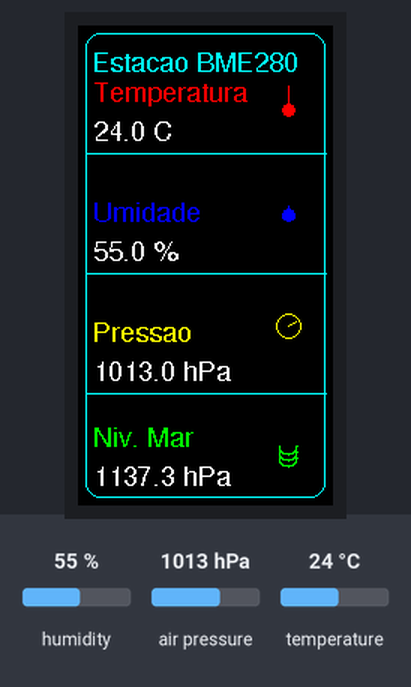
The sketch below on a simulated ESP32. Parts: 170×320 colour display. Inputs (shaded band) come from the test bench; at power-on: humidity 55 %, temperature 24 °C, air pressure 1013 hPa.

Above: at 1.4 s.
1.5 s: humidity set to 22 %
At 5.9 s:
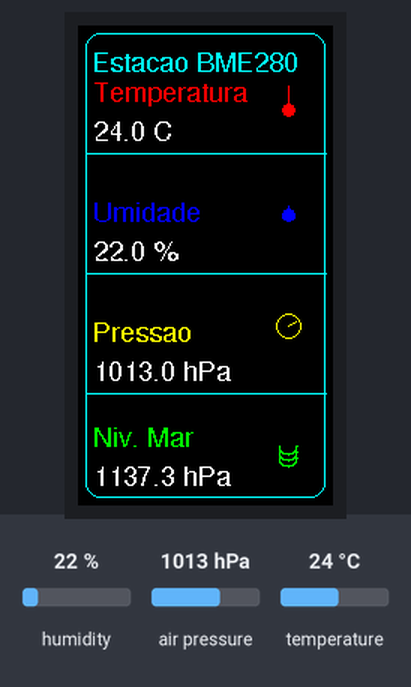
7.5 s: temperature set to 12 °C
At 11.5 s:
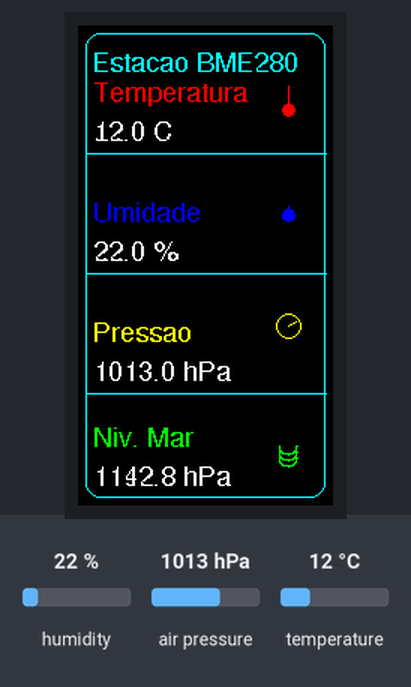
13.5 s: temperature set to 19 °C
At 16.0 s:
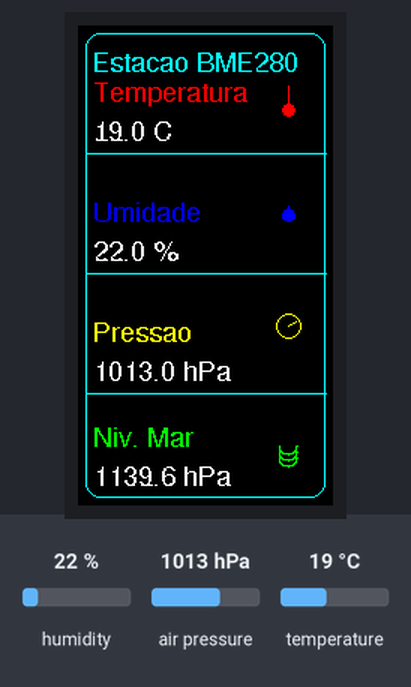
19.5 s: air pressure set to 952 hPa
At 21.6 s:
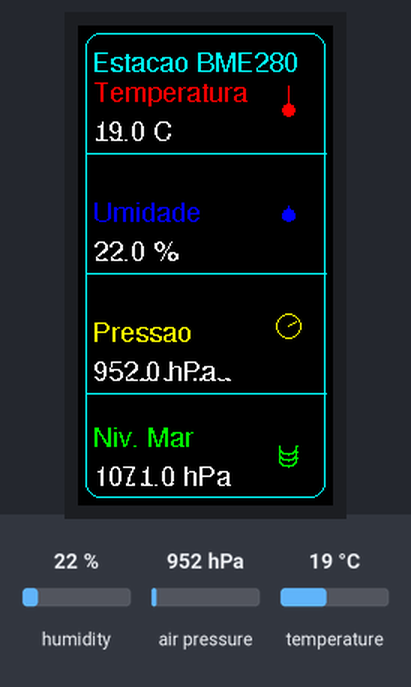
Timing chart, 0 to 23.1 s (numbered marks = the images above; inputs shaded):
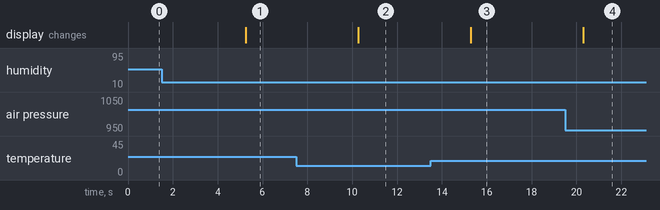

Measured:
- after the input at 1.5 s, the display: changes after 3.8 s (image 1)
- after the input at 7.5 s, the display: changes after 2.8 s (image 2)
- after the input at 13.5 s, the display: changes after 1.8 s (image 3)
- after the input at 19.5 s, the display: changes after 0.80 s (image 4)

The sketch:

ST7789_BME280.ino
```cpp
#include <Adafruit_GFX.h>         // Biblioteca gráfica base
#include <Adafruit_ST7789.h>      // Controle do display ST7789
#include <Adafruit_Sensor.h>      // Base para sensores Adafruit
#include <Adafruit_BME280.h>      // Biblioteca para o BME280
#include <Wire.h>                 // Comunicação I2C
#include <SPI.h>                  // Comunicação SPI
#include <Fonts/FreeSans9pt7b.h>  // Fonte elegante para os textos

// Definições dos pinos do display ST7789
#define TFT_MOSI  23
#define TFT_SCLK  18
#define TFT_CS     5
#define TFT_DC    19
#define TFT_RST    4

Adafruit_ST7789 tft = Adafruit_ST7789(TFT_CS, TFT_DC, TFT_MOSI, TFT_SCLK, TFT_RST);

// Pinos I2C do sensor BME280
#define BME_SDA  21
#define BME_SCL  22
Adafruit_BME280 bme;

// Altitude local para cálculo da pressão ao nível do mar
#define ALTITUDE_LOCAL 1018.0

// Variáveis para histórico da pressão e controle de atualização
float history[40];
int historyIndex = 0;
float lastTemp = -999, lastHum = -999, lastPres = -999, lastPresNmm = -999;

// Desenha a moldura geral e separadores das seções
void drawFrame() {
  tft.drawRoundRect(5, 5, 160, 310, 10, ST77XX_CYAN);  // Moldura principal
  tft.drawLine(5, 85, 165, 85, ST77XX_CYAN);           // Linhas divisórias
  tft.drawLine(5, 165, 165, 165, ST77XX_CYAN);
  tft.drawLine(5, 245, 165, 245, ST77XX_CYAN);

  tft.setFont(&FreeSans9pt7b);
  tft.setTextColor(ST77XX_CYAN);
  tft.setCursor(10, 30);
  tft.print("Estacao BME280");  // Título superior
  tft.setFont();
}

// Mostra uma leitura (Temperatura, Umidade, etc.) apenas se mudar
void drawReading(const char* label, float value, const char* unit, int y, uint16_t color, float* lastValue) {
  if (abs(value - *lastValue) > 0.1) {  // Atualiza só se mudou significativamente
    tft.fillRect(10, y - 35, 120, 40, ST77XX_BLACK); // Limpa área antiga
    tft.setFont(&FreeSans9pt7b);
    tft.setCursor(10, y - 20);  // Subtítulo
    tft.setTextColor(color);
    tft.println(label);

    tft.setCursor(10, y + 6);  // Valor
    tft.setTextColor(ST77XX_WHITE);
    tft.print(value, 1);
    tft.print(" ");
    tft.print(unit);
    *lastValue = value;  // Salva valor atual
    tft.setFont();
  }
}

// Desenha ícones simples para os sensores
void drawThermometerIcon(int x, int y) {
  tft.drawLine(x, y, x, y + 12, ST77XX_RED);
  tft.fillCircle(x, y + 16, 4, ST77XX_RED);
}

void drawDropIcon(int x, int y) {
  tft.fillTriangle(x, y, x - 4, y + 8, x + 4, y + 8, ST77XX_BLUE);
  tft.fillCircle(x, y + 6, 4, ST77XX_BLUE);
}

void drawBarometerIcon(int x, int y) {
  tft.drawCircle(x, y, 8, ST77XX_YELLOW);
  tft.drawLine(x, y, x + 5, y - 3, ST77XX_YELLOW);
}

void tft_drawArc(int x, int y, int r, int start_angle, int end_angle, uint16_t color) {
  int prevX = -1, prevY = -1;
  for (float angle = start_angle; angle <= end_angle; angle += 0.5) {
    float rad = angle * 0.0174533;
    int x1 = x + r * cos(rad);
    int y1 = y + r * sin(rad);
    if (prevX >= 0) tft.drawLine(prevX, prevY, x1, y1, color);
    prevX = x1;
    prevY = y1;
  }
}
#define drawArc tft_drawArc

void drawWaveIcon(int x, int y) {
  for (int i = 0; i < 3; i++) {
    drawArc(x, y + i * 4, 6, 0, 180, ST77XX_GREEN);
  }
}

// Desenha todos os ícones
void drawIcons() {
  drawThermometerIcon(140, 40);
  drawDropIcon(140, 120);
  drawBarometerIcon(140, 200);
  drawWaveIcon(140, 280);
}

// Desenha o gráfico de pressão ao nível do mar
void drawGraph() {
  static float lastHistory[40];
  bool changed = false;
  for (int i = 0; i < 40; i++) {
    if (history[i] != lastHistory[i]) {
      changed = true;
      break;
    }
  }
  if (!changed) return;

  int baseX = 170, baseY = 315;
  int width = 140, height = 120;
  int originX = baseX;
  int originY = baseY - height;

  tft.fillRect(originX, originY, width, height, ST77XX_BLACK);
  tft.drawRect(originX, originY, width, height, ST77XX_CYAN);

  float minVal = 900, maxVal = 1100; // Faixa esperada da pressão
  for (int i = 0; i < 39; i++) {
    int x1 = originX + i * (width / 40);
    int y1 = baseY - map(history[i], minVal, maxVal, 0, height);
    int x2 = originX + (i + 1) * (width / 40);
    int y2 = baseY - map(history[i + 1], minVal, maxVal, 0, height);
    tft.drawLine(x1, y1, x2, y2, ST77XX_YELLOW);
  }

  for (int i = 0; i < 40; i++) lastHistory[i] = history[i];
}

// Inicializa tudo
void setup() {
  Serial.begin(115200);
  Wire.begin(BME_SDA, BME_SCL);
  tft.init(170, 320);
  tft.setRotation(0);
  tft.fillScreen(ST77XX_BLACK);
  drawFrame();
  drawIcons();

  if (!bme.begin(0x76)) {
    tft.setTextColor(ST77XX_RED);
    tft.setCursor(10, 10);
    tft.setTextSize(2);
    tft.println("BME280 N/A");
    while (true);  // Travar se não achar o sensor
  }

  for (int i = 0; i < 40; i++) history[i] = 0;
}

// Loop principal: lê sensores, mostra valores e atualiza gráfico
void loop() {
  float temp = bme.readTemperature();
  float hum  = bme.readHumidity();
  float pres = bme.readPressure() / 100.0;  // hPa
  //float pres_nmm = pres / pow(1.0 - (ALTITUDE_LOCAL / 44330.0), 5.255);  // Corrigida
  float temp_K = temp + 273.15;
  float pres_nmm = pres * pow(1.0 - (0.0065 * ALTITUDE_LOCAL) / (temp_K + 0.0065 * ALTITUDE_LOCAL), -5.257);


  // Atualiza se valores mudarem
  drawReading("Temperatura", temp, "C", 70, ST77XX_RED, &lastTemp);
  drawReading("Umidade", hum, "%", 150, ST77XX_BLUE, &lastHum);
  drawReading("Pressao", pres, "hPa", 230, ST77XX_YELLOW, &lastPres);
  drawReading("Niv. Mar", pres_nmm, "hPa", 300, ST77XX_GREEN, &lastPresNmm);

  // Atualiza histórico e gráfico
  history[historyIndex] = pres_nmm;
  historyIndex = (historyIndex + 1) % 40;
  drawGraph();

  delay(5000); // Espera 5 segundos entre leituras
}
```
